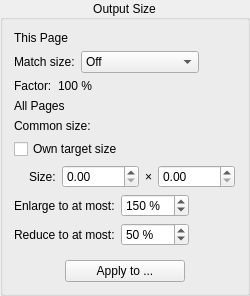
    <widget class="CollapsibleGroupBox" name="commonSizeGroup">
     <property name="title">
      <string>Output Size</string>
     </property>
     <property name="alignment">
      <set>Qt::AlignCenter</set>
     </property>
     <layout class="QVBoxLayout" name="commonSizeGroupLayout">
      <item>
       <widget class="SectionHeading" name="thisPageHeading">
        <property name="text">
         <string>This Page</string>
        </property>
        <property name="first">
         <bool>true</bool>
        </property>
       </widget>
      </item>
      <item>
       <layout class="QHBoxLayout" name="matchSizeLayout">
        <item>
         <widget class="QLabel" name="matchSizeLabel">
          <property name="toolTip">
           <string>Off: the page keeps its own size and is not part of the common size.
Fill with margins: the page is brought to the output size with margins, aligned as set under &quot;Alignment&quot;. The content keeps its size; only pages larger than an own target size are reduced.
Scale: the content is enlarged or reduced to fit the output size, within the limits below. The margins keep their size; the rest is filled with margins.</string>
          </property>
          <property name="text">
           <string>Match size:</string>
          </property>
         </widget>
        </item>
        <item>
         <widget class="QComboBox" name="matchSizeModeCB">
          <property name="toolTip">
           <string>Off: the page keeps its own size and is not part of the common size.
Fill with margins: the page is brought to the output size with margins, aligned as set under &quot;Alignment&quot;. The content keeps its size; only pages larger than an own target size are reduced.
Scale: the content is enlarged or reduced to fit the output size, within the limits below. The margins keep their size; the rest is filled with margins.</string>
          </property>
          <item>
           <property name="text">
            <string>Off</string>
           </property>
          </item>
          <item>
           <property name="text">
            <string>Fill with margins</string>
           </property>
          </item>
          <item>
           <property name="text">
            <string>Scale</string>
           </property>
          </item>
         </widget>
        </item>
        <item>
         <spacer name="matchSizeSpacerRight">
          <property name="orientation">
           <enum>Qt::Horizontal</enum>
          </property>
          <property name="sizeHint" stdset="0">
           <size>
            <width>1</width>
            <height>1</height>
           </size>
          </property>
         </spacer>
        </item>
       </layout>
      </item>
      <item>
       <layout class="QHBoxLayout" name="scaleFactorLayout">
        <item>
         <widget class="QLabel" name="scaleFactorLabel">
          <property name="toolTip">
           <string>How much the content of this page is enlarged or reduced in the output.</string>
          </property>
          <property name="text">
           <string>Factor:</string>
          </property>
         </widget>
        </item>
        <item>
         <widget class="QLabel" name="scaleFactorValue">
          <property name="toolTip">
           <string>How much the content of this page is enlarged or reduced in the output.</string>
          </property>
          <property name="text">
           <string notr="true">100 %</string>
          </property>
         </widget>
        </item>
        <item>
         <spacer name="scaleFactorSpacerRight">
          <property name="orientation">
           <enum>Qt::Horizontal</enum>
          </property>
          <property name="sizeHint" stdset="0">
           <size>
            <width>1</width>
            <height>1</height>
           </size>
          </property>
         </spacer>
        </item>
       </layout>
      </item>
      <item>
       <widget class="SectionHeading" name="allPagesHeading">
        <property name="toolTip">
         <string>These settings apply to the whole project.</string>
        </property>
        <property name="text">
         <string>All Pages</string>
        </property>
       </widget>
      </item>
      <item>
       <layout class="QHBoxLayout" name="commonSizeLayout">
        <item>
         <widget class="QLabel" name="commonSizeLabel">
          <property name="toolTip">
           <string>The largest width and the largest height of all pages whose size is matched, margins included. Without an own target size, it is the output size.</string>
          </property>
          <property name="text">
           <string>Common size:</string>
          </property>
         </widget>
        </item>
        <item>
         <widget class="QLabel" name="commonSizeValue">
          <property name="toolTip">
           <string>The largest width and the largest height of all pages whose size is matched, margins included. Without an own target size, it is the output size.</string>
          </property>
          <property name="text">
           <string notr="true"/>
          </property>
         </widget>
        </item>
        <item>
         <spacer name="commonSizeSpacerRight">
          <property name="orientation">
           <enum>Qt::Horizontal</enum>
          </property>
          <property name="sizeHint" stdset="0">
           <size>
            <width>1</width>
            <height>1</height>
           </size>
          </property>
         </spacer>
        </item>
       </layout>
      </item>
      <item>
       <widget class="QCheckBox" name="ownTargetSizeCB">
        <property name="toolTip">
         <string>Sets the output size by hand instead of using the common size. Turned on, the fields start with the common size. Pages larger than this size are reduced.</string>
        </property>
        <property name="text">
         <string>Own target size</string>
        </property>
       </widget>
      </item>
      <item>
       <layout class="QHBoxLayout" name="targetSizeLayout">
        <property name="leftMargin">
         <number>15</number>
        </property>
        <item>
         <widget class="QLabel" name="targetSizeLabel">
          <property name="toolTip">
           <string>Width × height of the output pages, margins included.</string>
          </property>
          <property name="text">
           <string>Size:</string>
          </property>
         </widget>
        </item>
        <item>
         <widget class="QDoubleSpinBox" name="targetWidthSpinBox">
          <property name="toolTip">
           <string>Width × height of the output pages, margins included.</string>
          </property>
          <property name="keyboardTracking">
           <bool>false</bool>
          </property>
          <property name="maximum">
           <double>99999.000000000000000</double>
          </property>
         </widget>
        </item>
        <item>
         <widget class="QLabel" name="targetSizeTimesLabel">
          <property name="text">
           <string notr="true">×</string>
          </property>
         </widget>
        </item>
        <item>
         <widget class="QDoubleSpinBox" name="targetHeightSpinBox">
          <property name="toolTip">
           <string>Width × height of the output pages, margins included.</string>
          </property>
          <property name="keyboardTracking">
           <bool>false</bool>
          </property>
          <property name="maximum">
           <double>99999.000000000000000</double>
          </property>
         </widget>
        </item>
        <item>
         <spacer name="targetSizeSpacerRight">
          <property name="orientation">
           <enum>Qt::Horizontal</enum>
          </property>
          <property name="sizeHint" stdset="0">
           <size>
            <width>1</width>
            <height>1</height>
           </size>
          </property>
         </spacer>
        </item>
       </layout>
      </item>
      <item>
       <layout class="QGridLayout" name="scaleLimitsLayout">
        <item row="0" column="0">
         <widget class="QLabel" name="maxEnlargeLabel">
          <property name="toolTip">
           <string>Pages set to &quot;Scale&quot; are enlarged to at most this size.</string>
          </property>
          <property name="text">
           <string>Enlarge to at most:</string>
          </property>
         </widget>
        </item>
        <item row="0" column="1">
         <widget class="QSpinBox" name="maxEnlargeSpinBox">
          <property name="toolTip">
           <string>Pages set to &quot;Scale&quot; are enlarged to at most this size.</string>
          </property>
          <property name="keyboardTracking">
           <bool>false</bool>
          </property>
          <property name="suffix">
           <string notr="true"> %</string>
          </property>
          <property name="minimum">
           <number>100</number>
          </property>
          <property name="maximum">
           <number>1000</number>
          </property>
          <property name="value">
           <number>150</number>
          </property>
         </widget>
        </item>
        <item row="1" column="0">
         <widget class="QLabel" name="minReduceLabel">
          <property name="toolTip">
           <string>Pages larger than the output size are reduced to no less than this size; a page that would need more stays larger.</string>
          </property>
          <property name="text">
           <string>Reduce to at most:</string>
          </property>
         </widget>
        </item>
        <item row="1" column="1">
         <widget class="QSpinBox" name="minReduceSpinBox">
          <property name="toolTip">
           <string>Pages larger than the output size are reduced to no less than this size; a page that would need more stays larger.</string>
          </property>
          <property name="keyboardTracking">
           <bool>false</bool>
          </property>
          <property name="suffix">
           <string notr="true"> %</string>
          </property>
          <property name="minimum">
           <number>1</number>
          </property>
          <property name="maximum">
           <number>100</number>
          </property>
          <property name="value">
           <number>50</number>
          </property>
         </widget>
        </item>
        <item row="0" column="2">
         <spacer name="scaleLimitsSpacerRight">
          <property name="orientation">
           <enum>Qt::Horizontal</enum>
          </property>
          <property name="sizeHint" stdset="0">
           <size>
            <width>1</width>
            <height>1</height>
           </size>
          </property>
         </spacer>
        </item>
       </layout>
      </item>
      <item>
       <layout class="QHBoxLayout" name="applyMatchSizeLayout">
        <property name="topMargin">
         <number>8</number>
        </property>
        <item>
         <spacer name="applyMatchSizeSpacerLeft">
          <property name="orientation">
           <enum>Qt::Horizontal</enum>
          </property>
          <property name="sizeHint" stdset="0">
           <size>
            <width>1</width>
            <height>1</height>
           </size>
          </property>
         </spacer>
        </item>
        <item>
         <widget class="QPushButton" name="applyMatchSizeBtn">
          <property name="minimumSize">
           <size>
            <width>120</width>
            <height>0</height>
           </size>
          </property>
          <property name="toolTip">
           <string>Applies &quot;Match size&quot; of this page to other pages. The settings under &quot;All Pages&quot; apply to all pages anyway.</string>
          </property>
          <property name="text">
           <string>Apply to ...</string>
          </property>
         </widget>
        </item>
        <item>
         <spacer name="applyMatchSizeSpacerRight">
          <property name="orientation">
           <enum>Qt::Horizontal</enum>
          </property>
          <property name="sizeHint" stdset="0">
           <size>
            <width>1</width>
            <height>1</height>
           </size>
          </property>
         </spacer>
        </item>
       </layout>
      </item>
     </layout>
    </widget>
